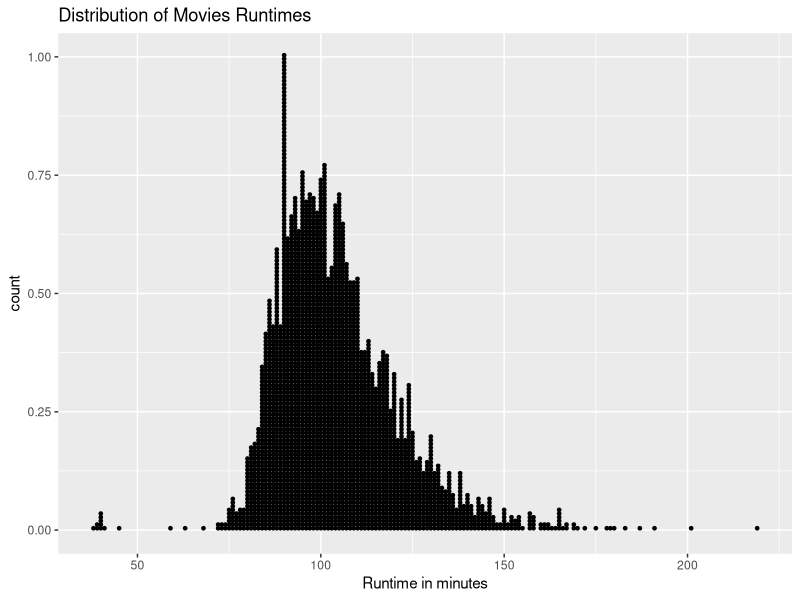
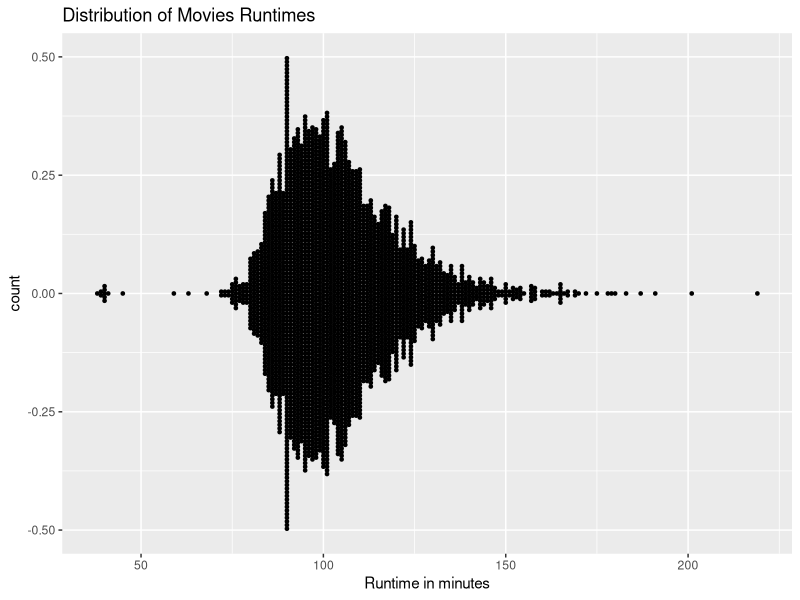
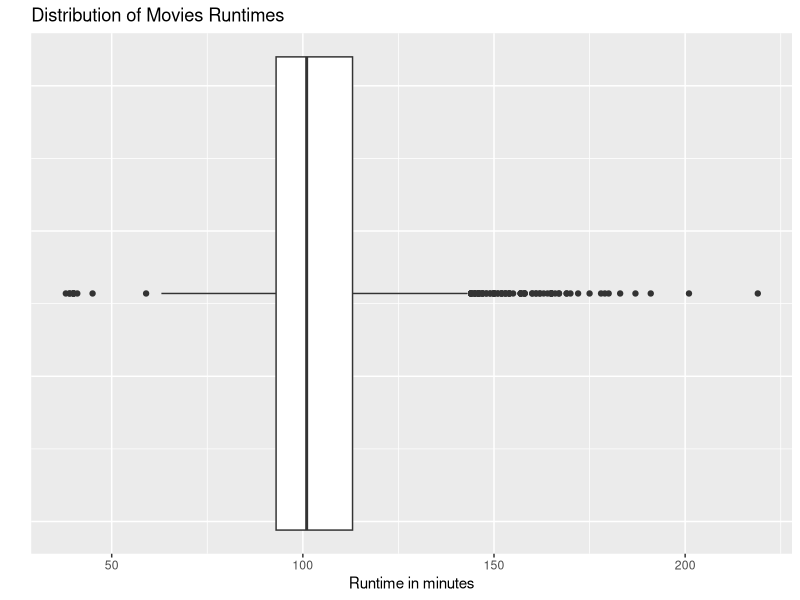
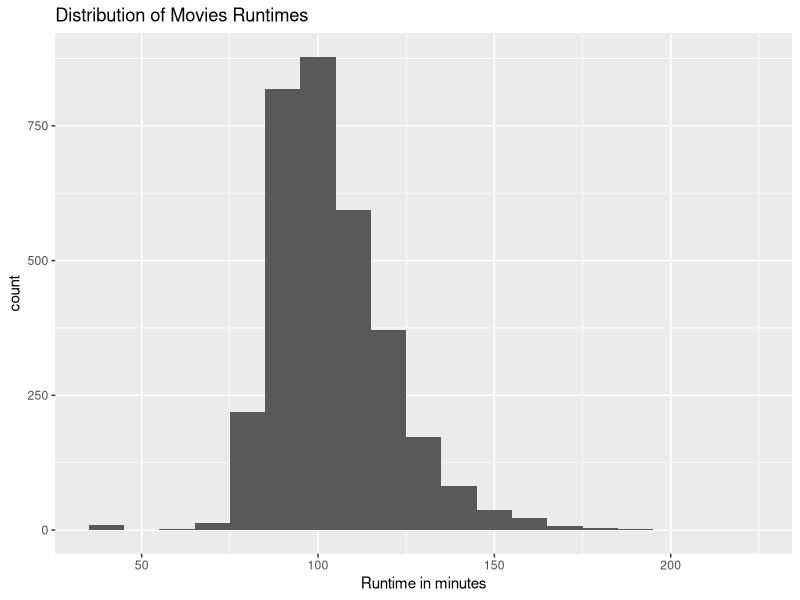
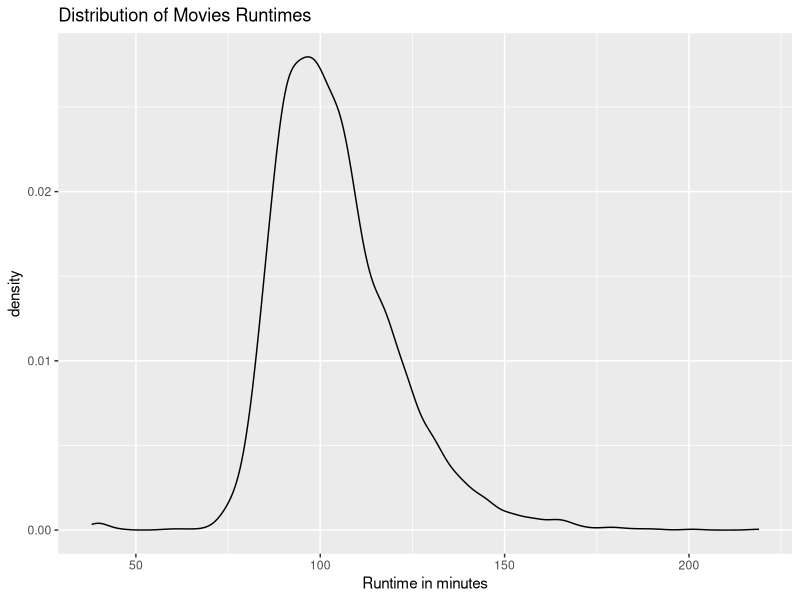
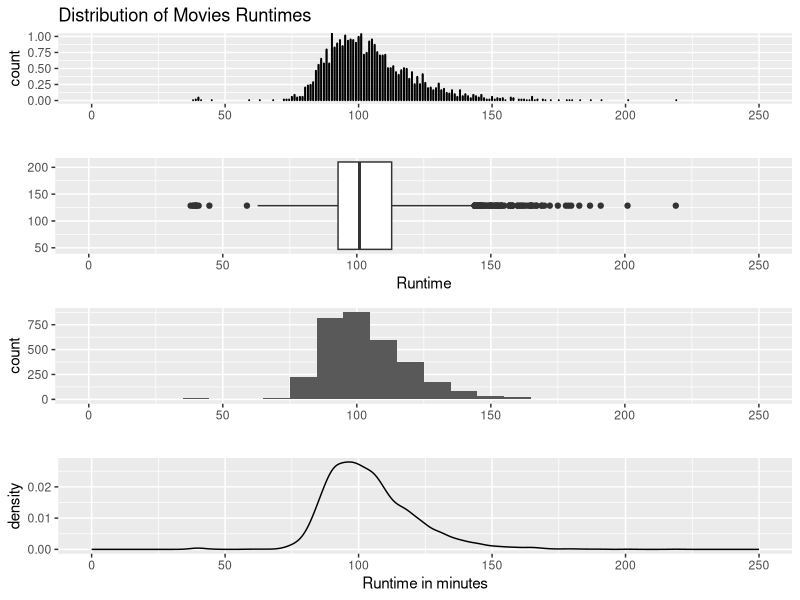

Source code (R) for these figures, in order:
## ---- chunk 1
library(ggplot2)
movies = read.csv("../data/Movies.csv")
main_title <- "Distribution of Movies Runtimes"
x_lab = "Runtime in minutes"
## ---- chunk 2
ggplot(
  data = movies,
  aes(x=Runtime, stat= "Count")) +
  geom_dotplot(binwidth = 1) +
  ggtitle(main_title) + 
  xlab(x_lab)
## ---- chunk 3
ggplot(
  data = movies,
  aes(x = Runtime, stat = "count")) +
  geom_dotplot(
    binwidth = 1,
    stackdir = "center") +
  ggtitle(main_title) +
  xlab(x_lab)
## ---- chunk 4
ggplot(
  data = movies,
  aes(x= Runtime, y=Runtime)) +
  geom_boxplot() + 
  coord_flip() +
  ggtitle(main_title) + 
  xlab("") +
  ylab(x_lab) +
  theme(
    axis.text.y = element_blank(),
    axis.ticks.y = element_blank())
## ---- chunk 5
ggplot(
data = movies,
aes(x = Runtime)) +
geom_histogram(binwidth = 10) +
  ggtitle(main_title) + 
  xlab(x_lab)
## ---- chunk 6
ggplot(
  data = movies,
  aes(x=Runtime)) +
  geom_density() +
  ggtitle(main_title) +
  xlab(x_lab)
## ---- chunk 7
while (!is.null(dev.list()))  dev.off()

library(grid)

viewport <- viewport(
  layout = grid.layout(4,1))

pushViewport(viewport)

dot <-ggplot(
  data = movies,
  aes(x = Runtime, ..count..)) +
  geom_dotplot(
    binwidth = 0.25) +
  scale_x_continuous(
    limits = c(0,250)) +
  ggtitle(main_title) +
  xlab("")

print(
  x = dot,
  vp = viewport(
    layout.pos.row = 1,
    layout.pos.col = 1))

box <- ggplot(
  data = movies,
  aes(x = Runtime, y = Runtime)) +
  geom_boxplot() +
  coord_flip() +
  scale_y_continuous(
    limits = c(0,250)) + 
  xlab("")

print(
  x = box,
  vp = viewport(
    layout.pos.row = 2,
    layout.pos.col = 1))

hist <- ggplot(
    data = movies, 
    aes(x = Runtime)) +
    geom_histogram(binwidth = 10) +
    scale_x_continuous(
        limits = c(0, 250)) +
    xlab("")

print(
  x = hist,
  vp = viewport(
    layout.pos.col = 1,
    layout.pos.row = 3)) 

density <- ggplot(
    data = movies, 
    aes(x = Runtime)) +
    geom_density() +
    scale_x_continuous(
        limits = c(0, 250)) +
    xlab(x_lab)

print(
  x = density,
  vp = viewport(
    layout.pos.col = 1,
    layout.pos.row = 4))

